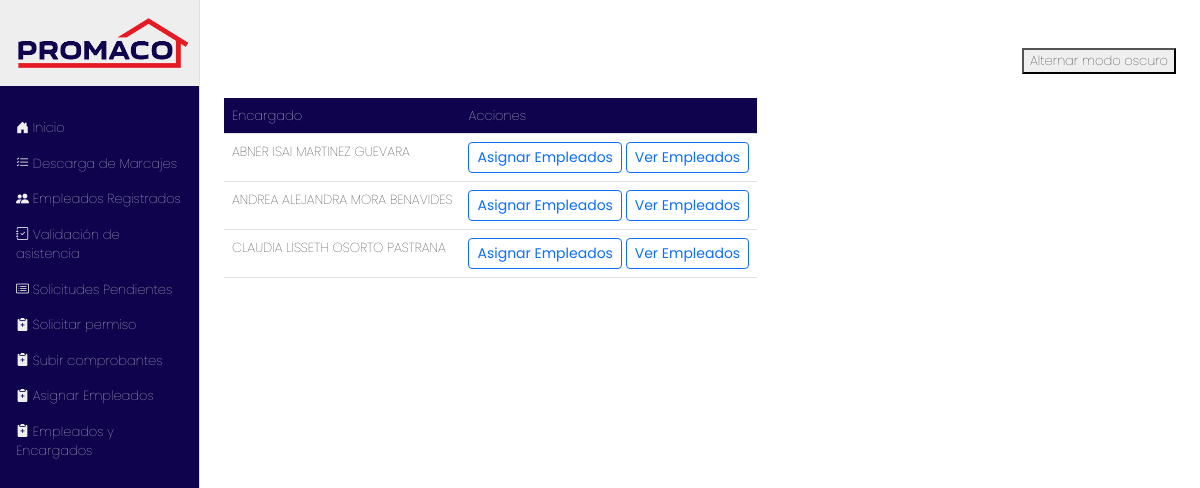
The page /marcaje/ver_encargados on the database its author committed.
### marcaje/models.py (models this page shows, shortened)
class Empleado(models.Model):
    id_externo = models.IntegerField(unique=True)
    codigo = models.CharField(max_length=20)
    nombre = models.CharField(max_length=100)
    departamento = models.CharField(max_length=100)
    sucursal = models.ForeignKey(Sucursal, on_delete=models.PROTECT)
    es_encargado = models.BooleanField(default=False)
    class Meta:
        verbose_name = "Empleado"
        verbose_name_plural = "Empleados"
        ordering = ['nombre']

### marcaje/views.py (the view)
# urls.py: path('ver_encargados', views.ver_encargados, name='ver_encargados'),
def ver_encargados(request):
    encargados = Empleado.objects.filter(es_encargado=True)
    return render(request, 'ver_encargados.html', {'encargados': encargados})

### marcaje/templates/ver_encargados.html (shortened to what this page needs)
{% extends 'base.html' %}
{%block content%}
<div class="d-flex justify-content-between">
    <div class="table-responsive">
        <table class="table">
            <thead>
                <th>Encargado</th>
                <th>Acciones</th>
            </thead>
            <tbody>
                {% for enc in encargados %}
                <tr>
                    <td>{{enc.nombre}}</td>
                    <td>
                        <button class="btn btn-sm btn-outline-primary"
                        hx-get="{% url 'asignar_empleados' enc.id %}"
                        hx-target="#asignar"
                        hx-swap="innerHTML">Asignar Empleados</button>
                        <button class="btn btn-sm btn-outline-primary"
                        hx-get="{% url 'mostrar_empleados' enc.id %}"
                        hx-target="#asignar"
                        hx-swap="innerHTML">Ver Empleados</button>
                    </td>
                </tr>
                {%endfor%}
            </tbody>
        </table>
    </div>
</div>
{%endblock%}

### static/styles/menu.css (style rules this page uses)
* { font-family: "Poppins", serif; font-weight: 100; font-style: normal; }
body { font-size: 13px; }
.table th { background: #0F034E !important; color: #fff !important; position: sticky !important; }
.table thead { position: sticky !important; top: 0; }

### templates/base.html (style rules this page uses)
body { background: #fff; color: #111; transition: background 0.3s, color 0.3s; }

### rows shown on the page
Empleado: nombre "ABNER ISAI MARTINEZ GUEVARA"
Empleado: nombre "ANDREA ALEJANDRA MORA BENAVIDES"
Empleado: nombre "CLAUDIA LISSETH OSORTO PASTRANA"
